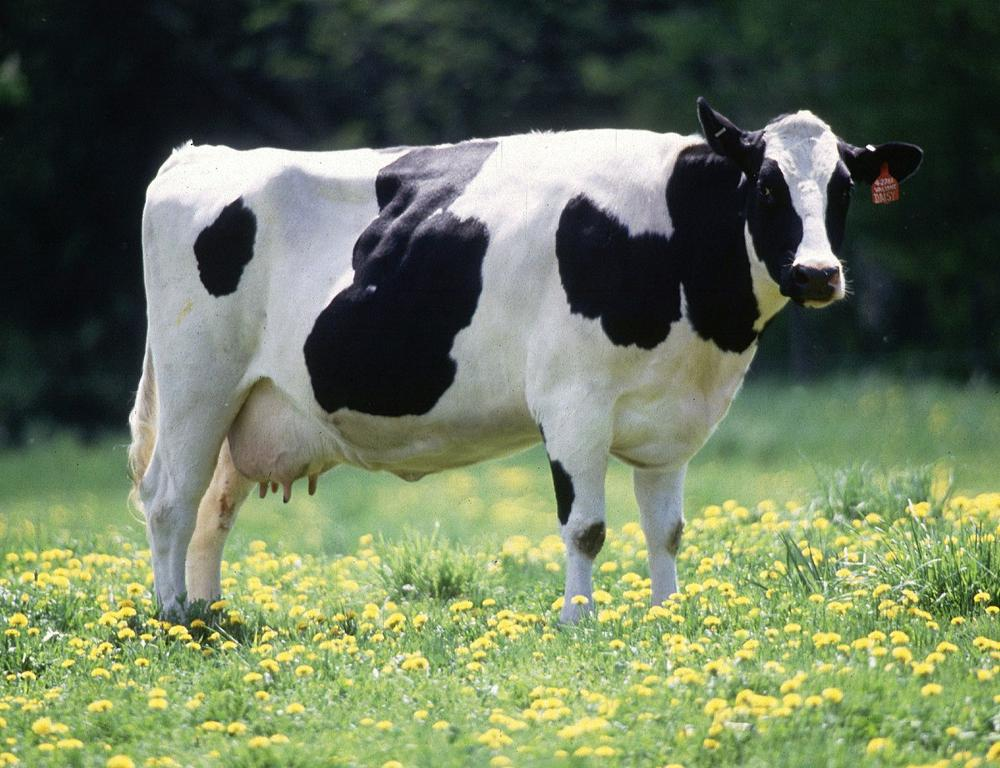
#> input picture 04-scripting/03-argparse/02-thumbnails/cow-thumbnail.jpg, 1000 x 768 px
$ python thumbnails.py cow-thumbnail.jpg
#> lines starting #> are read from the running program, lines starting #| are printed output that depends on the picture
import re
import argparse
from PIL import Image
import sys
from pathlib import Path

def parseSize(string):
    match = re.fullmatch(r'(\d+)x(\d+)',string)

    if not match:
        print("Foute invoer: grootte moet in het formaat BxH zijn.")
        sys.exit(-1)
    width, height = match.groups()
    return (int(width), int(height))

def haalExtensieUitNaam(pattern, input_file):
    path = Path(input_file)
    basename = path.stem
    extension = path.suffix
    return pattern.replace('%b', basename).replace('.%x', extension)

parser = argparse.ArgumentParser(description='Make thumbnail of image.')
parser.add_argument('--pattern', default='%b-thumbnail.%x', help='Patroon voor gegenereerde thumbnail.')
parser.add_argument('--size', default='64x64', help='Grootte van de thumbnail.')
parser.add_argument('files', nargs='+')

args = parser.parse_args()

size = parseSize(args.size)
inputFiles = args.files
pattern = args.pattern

for inputFile in inputFiles:
    outputFile = haalExtensieUitNaam(pattern, inputFile)

    image = Image.open(inputFile)
#> image is the input picture: PIL image 1000x768 RGB; mean R, G, B 107, 119.4, 91.7
    image.thumbnail(size)
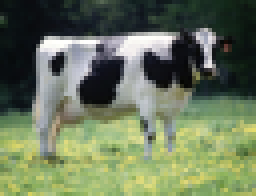
#> image: PIL image 64x49 RGB (shown 4 times larger); mean R, G, B 107, 119.4, 91.7
    image.save(outputFile)
